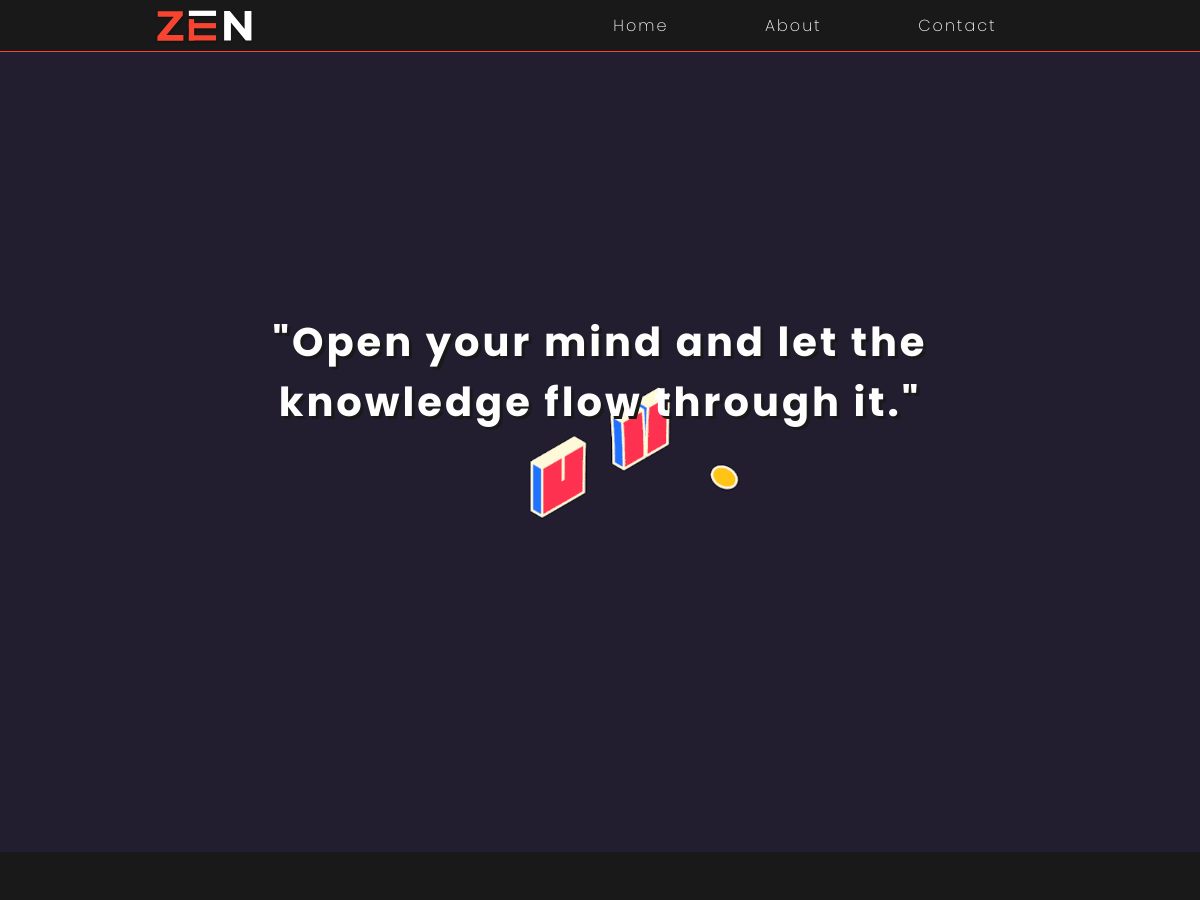
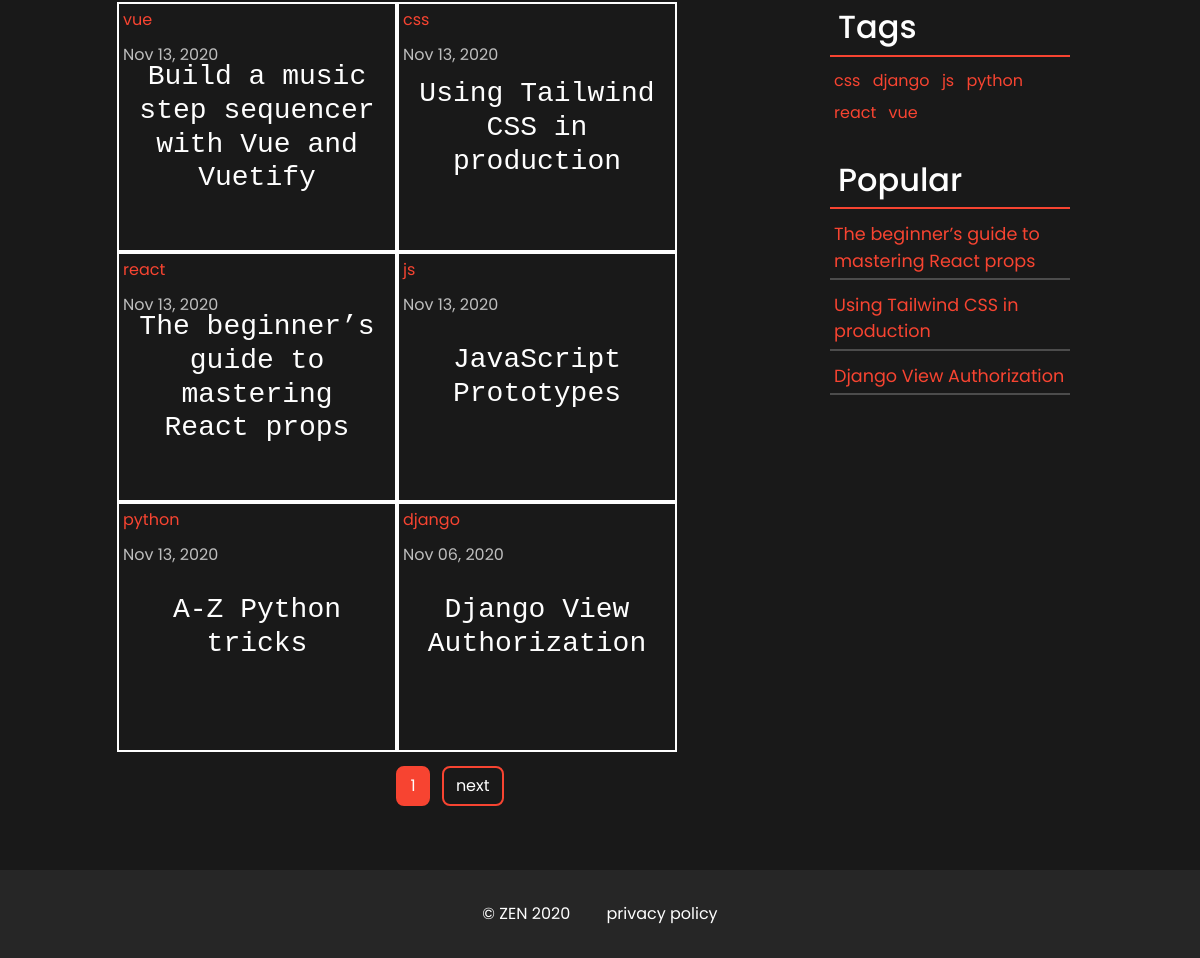
The page / on the database its author committed (2 pictures, top to bottom).
### blog/models.py (models this page shows, shortened)
class Tag(models.Model):
    name = models.CharField(max_length=15)
    def __str__(self):
        return self.name

class Post(models.Model):
    title = models.CharField(max_length=100)
    description = models.TextField()
    content = RichTextField()
    date_posted = models.DateTimeField(default=now)
    tags = models.ManyToManyField(Tag)
    claps = models.IntegerField()

### blog/views.py (the view)
# urls.py: path('', views.home, name='blog-home'),
def home(request):
    posts = Post.objects.all().order_by('-date_posted')
    tags = Tag.objects.all().order_by('name')
    popular = Post.objects.all().order_by('-claps')[:3]
    paginator = Paginator(posts, 6)
    page_num = request.GET.get('page')
    page_obj = paginator.get_page(page_num)
    context = {
        'posts': page_obj,
        'tags': tags,
        'popular_posts': popular
    }
    return render(request, 'blog/post_list.html', context)

### blog/templates/blog/post_list.html (shortened to what this page needs)
{% extends 'blog/base.html' %}
{% load static %}
{% block content %}
<div class="home">
    {% include 'blog/header.html' %}
    <div class="banner">
        <img src="{% static 'blog/images/banner.gif' %}" alt="">
        <div class="banner-heading">
            "Open your mind and let the knowledge flow through it."
        </div>
    </div>
    <div id="post-container" class="container-fluid my-5">
        <div class="row">
            <div class="col-lg-7 offset-lg-1 col-sm-12">
                <div class="post-container">
                    {% for post in posts %}
                        <div class="post">
                            <div class="tags">
                                {% for tag in post.tags.all %}
                                    <a href="{% url 'tag-posts' tag %}" class="tag d-inline-block p-1">{{ tag }}</a>
                                {% endfor %}
                            </div>
                            <div class="date ml-1">{{ post.date_posted|date:"M d, Y" }}</div>
                            <h3 class="title"><a href="{% url 'post-detail' post.id %}">{{ post.title }}</a></h3>
                        </div>
                    {% endfor %}
                </div>
                <div class="paginator text-center my-3">
                    <div class="wrapper">
                        {% for page in posts.paginator.page_range %}
                            {% if page == posts.number %}
                                <a href="?page={{ page }}" class="d-inline-block mx-1 btn btn-active">{{ page }}</a>
                            {% elif page < posts.number|add:-2 and page > posts.number|add:2 %}
                                <a href="?page={{ page }}" class="d-inline-block mx-1 btn">{{page}}</a>
                            {% endif %}
                        {% endfor %}
                        {% if posts.has_next %}
                            <a href="?page={{ posts.next_page_number }}" class="d-inline-block mx-1 btn">next</a>
                        {% endif %}
                    </div>
                </div>
            </div>
            <div class="col-lg-3 col-md-12">
                <div class="container-fluid aside-container">
                    <div class="tags-container mb-4">
                        <h2 class="p-2 mb-2">Tags</h2>
                        <div class="wrapper">
                            <div class="tags">
                                {% for tag in tags %}
                                    <a href="{% url 'tag-posts' tag %}" class="tag d-inline-block p-1">{{ tag }}</a>
                                {% endfor %}
                            </div>
                        </div>
                    </div>
                    <div class="popular-container mb-4">
                        <h2 class="p-2 mb-2">Popular</h2>
                        <div class="wrapper">
                            {% for post in popular_posts %}
                                <a href="{% url 'post-detail' post.id %}" class="title d-block p-1 mb-2">{{ post.title }}</a>
                            {% endfor %}
                        </div>
                    </div>
                </div>
            </div>
        </div>
    </div>
</div>
{% endblock content %}

### blog/templates/blog/base.html (shortened to what this page needs)
{% load static %}
<!DOCTYPE html>
<html lang="en">
<head>
    <link rel="stylesheet" href="https://cdn.jsdelivr.net/npm/bootstrap@4.5.3/dist/css/bootstrap.min.css">
    <link rel="stylesheet" href="{% static 'blog/css/main.css' %}">
    <link rel="stylesheet" href="https://use.fontawesome.com/releases/v5.7.0/css/all.css">
</head>
<body>
    <main class="main">
        {% block content %}{% endblock content %}
    </main>
    <footer>
        <span class="copy mx-3">&copy; ZEN 2020</span>
        <span class="privacy-policy mx-3">privacy policy</span>
    </footer>
</body>
</html>

### blog/templates/blog/header.html
{% load static %}
    <header>
        <nav>
            <div class="logo">
                <a href="{% url 'blog-home' %}"><img src="{% static 'blog/images/zen.svg' %}" alt="LOGO"></a>
            </div>
            <ul class="navigation-list">
                <li><a href="{% url 'blog-home' %}" class="navigation-list-item">Home</a></li>
                <li><a href="{% url 'blog-about' %}" class="navigation-list-item">About</a></li>
                <li><a href="{% url 'blog-contact' %}" class="navigation-list-item">Contact</a></li>
            </ul>
        </nav>
    </header>

### blog/static/blog/css/main.css (style rules this page uses)
* { margin: 0; padding: 0; -webkit-box-sizing: border-box; box-sizing: border-box; }
.home { position: relative; }
.home .banner { height: 100vh; position: relative; }
.banner img { position: absolute; display: block; width: 100%; height: 100%; object-fit: cover; }
.home .banner-heading { width: 75%; position: absolute; top: 40%; left: 50%; -webkit-transform: translate(-50%, -50%); transform: translate(-50%, -50%); text-align: center; color: #fefefe; text-shadow: 3px 3px #191919; font-family: 'Poppins', sans-serif; font-size: 2.5rem; font-weight: 700; letter-spacing: 3px; }
.home .post-container { display: -ms-grid; display: grid; -ms-grid-columns: (280px)[auto-fill]; grid-template-columns: repeat(auto-fill, 280px); grid-auto-rows: 250px; }
.home .post-container .post { width: 280px; height: 250px; margin: 2px; border: 2px solid #fefefe; position: relative; -webkit-transition: border 0.4s ease-out; transition: border 0.4s ease-out; background-color: #191919; }
.home .post-container .post .title { width: 90%; position: absolute; top: 50%; left: 50%; -webkit-transform: translate(-50%, -50%); transform: translate(-50%, -50%); text-align: center; font-family: monospace; }
.home .post-container .post .title a { color: #fefefe; -webkit-transition: color 0.4s ease-out; transition: color 0.4s ease-out; }
.home .paginator a { border: 2px solid #F74431; border-radius: 8px; color: #fefefe; -webkit-transition: all 0.4s ease-out; transition: all 0.4s ease-out; }
.home .paginator .btn-active { background-color: #F74431; }
.home .aside-container { position: -webkit-sticky; position: sticky; top: 8%; }
.home .tags-container h2 { color: #fefefe; border-bottom: 2px solid #F74431; }
.home .popular-container h2 { color: #fefefe; border-bottom: 2px solid #F74431; }
.home .popular-container .wrapper a { color: #F74431; font-size: 1.1rem; border-bottom: 2px solid #4c4c4c; }
body { background-color: #191919; font-family: 'Poppins', sans-serif; }
header { position: -webkit-sticky; position: sticky; top: 0; z-index: 2; }
header nav { background-color: #191919; border-bottom: 1px solid #F74431; display: -webkit-box; display: -ms-flexbox; display: flex; -ms-flex-pack: distribute; justify-content: space-around; -webkit-box-align: center; -ms-flex-align: center; align-items: center; }
header nav .logo { height: 100%; width: 100px; -webkit-transition: all 0.4s ease-out; transition: all 0.4s ease-out; }
header nav .logo img { height: 100%; width: 100%; }
header nav .navigation-list { padding: 0; margin: 0; list-style: none; width: 40%; height: 100%; display: -webkit-box; display: -ms-flexbox; display: flex; -ms-flex-pack: distribute; justify-content: space-around; -webkit-box-align: center; -ms-flex-align: center; align-items: center; }
header nav .navigation-list-item { display: inline-block; padding: 4px 8px; color: #fefefe; font-size: 1rem; font-weight: 200; letter-spacing: 2px; text-decoration: none; }
.tag { color: #F74431; }
.date { margin: 0.4rem 0 0; color: #bebebe; }
footer { padding: 2rem; background-color: #262626; color: #fefefe; text-align: center; }

### rows shown on the page
Post: date_posted "Nov 13, 2020", title "Build a music step sequencer with Vue and Vuetify"
Tag: name "vue"
Post: date_posted "Nov 13, 2020", title "Using Tailwind CSS in production"
Tag: name "css"
Post: date_posted "Nov 13, 2020", title "The beginner’s guide to mastering React props"
Tag: name "react"
Post: date_posted "Nov 13, 2020", title "JavaScript Prototypes"
Tag: name "js"
Post: date_posted "Nov 13, 2020", title "A-Z Python tricks"
Tag: name "python"
Post: date_posted "Nov 06, 2020", title "Django View Authorization"
Tag: name "django"

### other values the page prints
{{ page }} "1"
